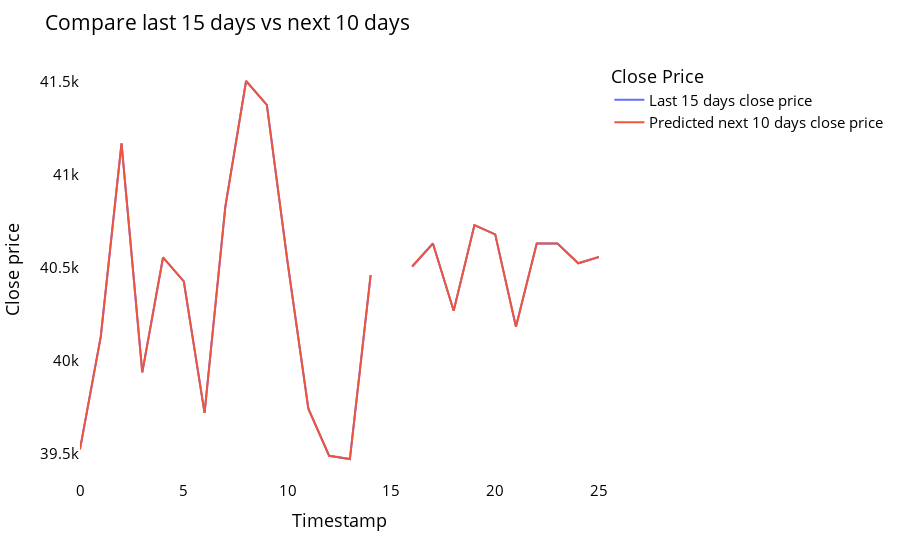

Notebook source saved alongside this figure:
### Code cell
temp_mat = np.empty((len(last_days)+pred_days+1,1))
temp_mat[:] = np.nan
temp_mat = temp_mat.reshape(1,-1).tolist()[0]

last_original_days_value = temp_mat
next_predicted_days_value = temp_mat

last_original_days_value[0:time_step+1] = scaler.inverse_transform(closedf[len(closedf)-time_step:]).reshape(1,-1).tolist()[0]
next_predicted_days_value[time_step+1:] = scaler.inverse_transform(np.array(lst_output).reshape(-1,1)).reshape(1,-1).tolist()[0]

new_pred_plot = pd.DataFrame({
    'last_original_days_value':last_original_days_value,
    'next_predicted_days_value':next_predicted_days_value
})

names = cycle(['Last 15 days close price','Predicted next 10 days close price'])

fig = px.line(new_pred_plot,x=new_pred_plot.index, y=[new_pred_plot['last_original_days_value'],
                                                      new_pred_plot['next_predicted_days_value']],
              labels={'value': 'Close price','index': 'Timestamp'})
fig.update_layout(title_text='Compare last 15 days vs next 10 days',
                  plot_bgcolor='white', font_size=15, font_color='black',legend_title_text='Close Price')
fig.for_each_trace(lambda t:  t.update(name = next(names)))
fig.update_xaxes(showgrid=False)
fig.update_yaxes(showgrid=False)
#plt.savefig(os.path.join('numeric_variables_boxplots.png'), dpi=200)
fig.show()

### Figure 1 — Plotly figure (JSON) as saved in the notebook; plotly's stock layout.template omitted (floating-point values rounded to 4 significant figures)
{"data": [{"hovertemplate": "variable=last_original_days_value<br>Timestamp=%{x}<br>Close price=%{y}<extra></extra>", "legendgroup": "last_original_days_value", "line": {"color": "#636efa", "dash": "solid"}, "marker": {"symbol": "circle"}, "mode": "lines", "name": "Last 15 days close price", "orientation": "v", "showlegend": true, "type": "scatter", "x": [0, 1, 2, 3, 4, 5, 6, 7, 8, 9, 10, 11, 12, 13, 14, 15, 16, 17, 18, 19, 20, 21, 22, 23, 24, 25], "xaxis": "x", "y": [39520.0, 40130.0, 41170.0, 39940.0, 40550.0, 40420.0, 39720.0, 40830.0, 41500.0, 41370.0, 40530.0, 39740.0, 39490.0, 39470.0, 40460.0, null, 40500.0, 40630.0, 40270.0, 40730.0, 40680.0, 40180.0, 40630.0, 40630.0, 40520.0, 40560.0], "yaxis": "y"}, {"hovertemplate": "variable=next_predicted_days_value<br>Timestamp=%{x}<br>Close price=%{y}<extra></extra>", "legendgroup": "next_predicted_days_value", "line": {"color": "#EF553B", "dash": "solid"}, "marker": {"symbol": "circle"}, "mode": "lines", "name": "Predicted next 10 days close price", "orientation": "v", "showlegend": true, "type": "scatter", "x": [0, 1, 2, 3, 4, 5, 6, 7, 8, 9, 10, 11, 12, 13, 14, 15, 16, 17, 18, 19, 20, 21, 22, 23, 24, 25], "xaxis": "x", "y": [39520.0, 40130.0, 41170.0, 39940.0, 40550.0, 40420.0, 39720.0, 40830.0, 41500.0, 41370.0, 40530.0, 39740.0, 39490.0, 39470.0, 40460.0, null, 40500.0, 40630.0, 40270.0, 40730.0, 40680.0, 40180.0, 40630.0, 40630.0, 40520.0, 40560.0], "yaxis": "y"}], "layout": {"font": {"color": "black", "size": 15}, "legend": {"title": {"text": "Close Price"}, "tracegroupgap": 0}, "margin": {"t": 60}, "plot_bgcolor": "white", "title": {"text": "Compare last 15 days vs next 10 days"}, "xaxis": {"anchor": "y", "domain": [0, 1], "showgrid": false, "title": {"text": "Timestamp"}}, "yaxis": {"anchor": "x", "domain": [0, 1], "showgrid": false, "title": {"text": "Close price"}}}}
